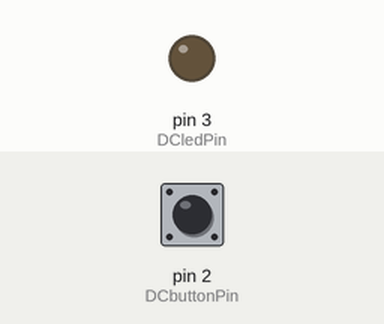
This sketch was run on a simulated Arduino Uno, built with avr-gcc and run on an emulated ATmega328P. Shown: output pins drawn as LEDs (lit = HIGH). The test bench sets the inputs (shaded band); at power-on: pin 2 (DCbuttonPin) LOW. Pins used as bus, display or sensor lines are not drawn.

Above: at 1.2 s.
1.3 s: pin 2 (DCbuttonPin) pulled HIGH for 0.15 s
At 3.8 s:
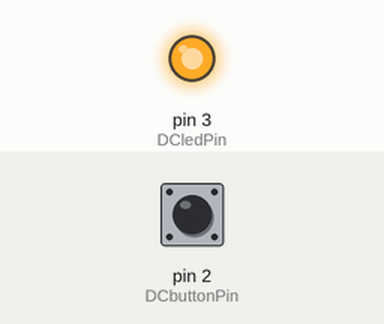
Timing chart, 0 to 10.4 s (numbered marks = the images above; inputs shaded):
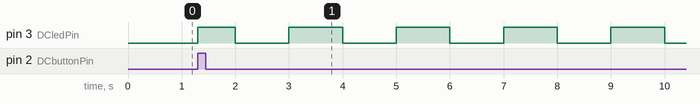

Measured:
- after the input at 1.3 s, pin 3 (DCledPin): LOW → HIGH at once, then repeats every 2.0 s: LOW 1.0 s, HIGH 1.0 s

The sketch:

Dust_collector_remote.ino
```cpp
/*

*/

// constants won't change. They're used here to set pin numbers:
const int DCbuttonPin = 2;    // the number of the pushbutton pin
const int DCledPin = 3;      // the number of the LED pin
const int DCpowerPin = 4;      // the number of the LED pin
const long intervalblink = 1000;           // interval at which to blink (milliseconds)
const long intervalflash = 100;           // interval at which to blink (milliseconds)
const long intervalcountdown = 30000;           // timer to shut down machine (milliseconds)
const long intervalwarning = 15000;           // rapidly flashes before shutting dolwn (milliseconds)


// Variables will change:
int DCledState = LOW;         // the current state of the output pin
int DCbuttonState;             // the current reading from the input pin
int lastDCButtonState = LOW;   // the previous reading from the input pin
int DCpowerState = false;   //

// the following variables are unsigned longs because the time, measured in
// milliseconds, will quickly become a bigger number than can be stored in an int.
unsigned long lastDebounceTime = 0;  // the last time the output pin was toggled
unsigned long debounceDelay = 50;    // the debounce time; increase if the output flickers
unsigned long holdDelay = 500;    // hold to activate second setting
unsigned long previousMillis = 0;   // will store last time LED was updated
unsigned long lastDCTime = 0;  // the last time the DCState was changed to true


void setup() {
  pinMode(DCbuttonPin, INPUT);
  pinMode(DCledPin, OUTPUT);
  pinMode(DCpowerPin, OUTPUT);

  // set initial LED state
  digitalWrite(DCledPin, DCledState);
}

void loop() {
  // read the state of the switch into a local variable:
  int reading = digitalRead(DCbuttonPin);

  // check to see if you just pressed the button
  // (i.e. the input went from LOW to HIGH), and you've waited long enough
  // since the last press to ignore any noise:

  // If the switch changed, due to noise or pressing:
  if (reading != lastDCButtonState) {
    // reset the debouncing timer
    lastDebounceTime = millis();
  }

  if ((millis() - lastDebounceTime) > debounceDelay < holdDelay) {
    // whatever the reading is at, it's been there for longer than the debounce
    // delay, so take it as the actual current state:

    // if the button state has changed:
    if (reading != DCbuttonState) {
      DCbuttonState = reading;

      // only toggle the DCState if the new button state is HIGH, and reset timer
      if (DCbuttonState == HIGH) {
        DCpowerState = true;
        lastDCTime = millis();
      }
    }
  } else if ((millis() - lastDebounceTime) > debounceDelay > holdDelay) {
        // if the button state has changed:
    if (reading != DCbuttonState) {
      DCbuttonState = reading;

      // only toggle the DCState if the new button state is HIGH, and reset timer
      if (DCbuttonState == HIGH) {
        DCpowerState = true;
        lastDCTime = (millis() + 1800000);
      }
    }
  }

  // save the reading. Next time through the loop, it'll be the lastDCButtonState:
  lastDCButtonState = reading;

  // defines DCpowerState:
  if (DCpowerState == true) {
    digitalWrite(DCledPin, DCledState);
    digitalWrite(DCpowerPin, HIGH);
  }
  if (DCpowerState == false) {
    digitalWrite(DCledPin, LOW);
    digitalWrite(DCpowerPin, LOW);
  }

 if ((millis() - lastDCTime) > intervalcountdown) {
    DCpowerState = false;
 }
 if ((millis() - lastDCTime) > 0 < intervalwarning) {
    if ((millis() - previousMillis) >= intervalblink) {

    previousMillis = millis(); //save the last time it blinked

      if (DCledState == LOW) {
      DCledState = HIGH;
      } else {
      DCledState = LOW;
      }

    }}
    if ((millis() - lastDCTime) > intervalwarning) {
      if ((millis() - previousMillis) >= intervalflash) {

    previousMillis = millis();

    if (DCledState == LOW) {
      DCledState = HIGH;
    } else {
      DCledState = LOW;
    }
  }
    }

  }
```
